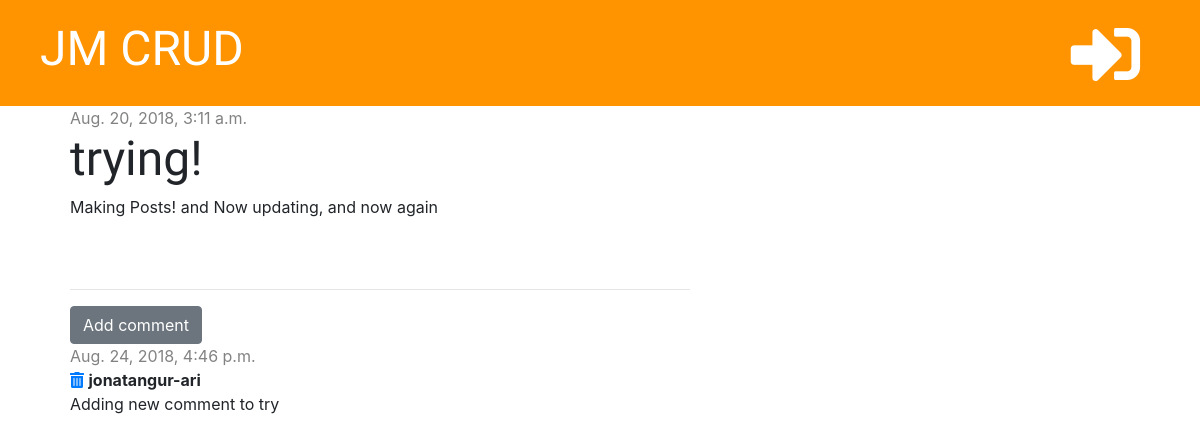
Screenshot of /post/2 with the database file from the repository.
### blog/models.py (models this page shows, shortened)
class Post(models.Model):
    author = models.ForeignKey('auth.User', on_delete=models.CASCADE)
    title = models.CharField(max_length=200)
    text = models.TextField()
    created_date = models.DateTimeField(default=timezone.now)
    published_date = models.DateTimeField(blank=True, null=True)

class Comment(models.Model):
    post = models.ForeignKey('blog.Post', on_delete=models.CASCADE, related_name='comments')
    author = models.CharField(max_length=200)
    text = models.TextField()
    created_date = models.DateTimeField(default=timezone.now)

### blog/views.py (the view)
# urls.py: path('post/<int:pk>', views.post_detail, name='post_detail'),
def post_detail(request, pk):
    posts = get_object_or_404(Post, pk=pk)
    stuff_for_frontend = {'posts': posts}
    return render(request, 'blog/post_detail.html', stuff_for_frontend)

### blog/templates/blog/post_detail.html (shortened to what this page needs)
{% extends 'blog/base.html' %}
{% block content %}
    <div class="post">
      {% if posts.published_date %}
        <div class="date">
          {{ posts.published_date }}
        </div>
        {% else %}
        <a href="{% url 'post_publish' pk=posts.pk %}" class="btn btn-primary">Publish</a>
      {% endif %}
      <h1>{{ posts.title }}</h1>
      <p>{{ posts.text|linebreaksbr }}</p>
    </div>
    <hr>
    <a href="{% url 'add_comment_to_post' pk=posts.pk %}" class="btn btn-secondary">Add comment</a>
    {% for comment in posts.comments.all %}
      <div class="comment">
        <div class="date">
          {{ comment.created_date }}
        </div>
        <a href="{% url 'comment_remove' pk=comment.pk %}"><i class="fas fa-trash-alt"></i></a>
        <strong>{{ comment.author }}</strong>
        <p>{{ comment.text }}</p>
      </div>
      {% empty %}
      <p>No comments yet...</p>
    {% endfor %}
{% endblock %}

### blog/static/css/blog.css (style rules this page uses)
h1, h2, h3, h4 { font-family: 'Tangerine', 'Inconsolata', 'Droid Sans', serif; font-size: 48px; }
.date { color: #828282; }
.post { margin-bottom: 70px; }
.comment { margin: 20px, 0px, 20px, 20px; }

### rows the page displays
Post: published_date "Aug. 20, 2018, 3:11 a.m.", title "trying!", text "Making Posts! and Now updating, and now again"
Comment: created_date "Aug. 24, 2018, 4:46 p.m.", author "jonatangur-ari", text "Adding new comment to try"
